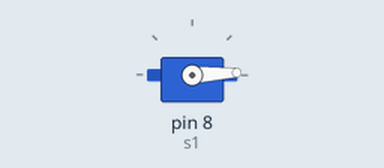
Recording of a sketch running on a simulated Arduino Uno, built with avr-gcc and run on an emulated ATmega328P. Shown: servo.

Above: at 0.05 s.
At 0.9 s:
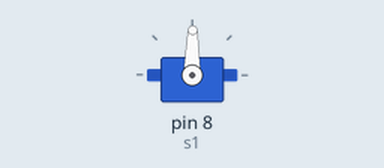
At 1.75 s:
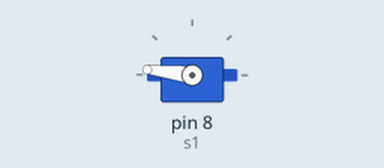
At 3.45 s:
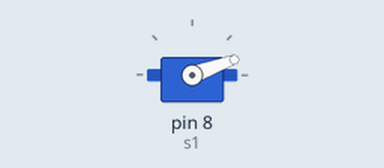
Timing chart, 0 to 8.4 s (numbered marks = the images above):
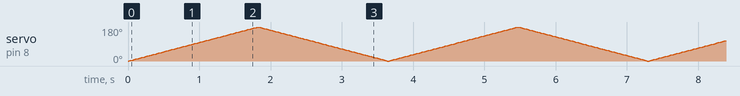

The sketch:

9_sec_3_servo_rotation_using_loop1.ino
```cpp
#include<Servo.h>
Servo s1;
void setup()
{
 s1.attach(8);

}

void loop()
{
  for(int i=0;i<=180;i++){
  s1.write(i);
  delay(10);
  }
  for(int i=180;i>=0;i--){
  s1.write(i);
   delay(10);
  }
}
```
